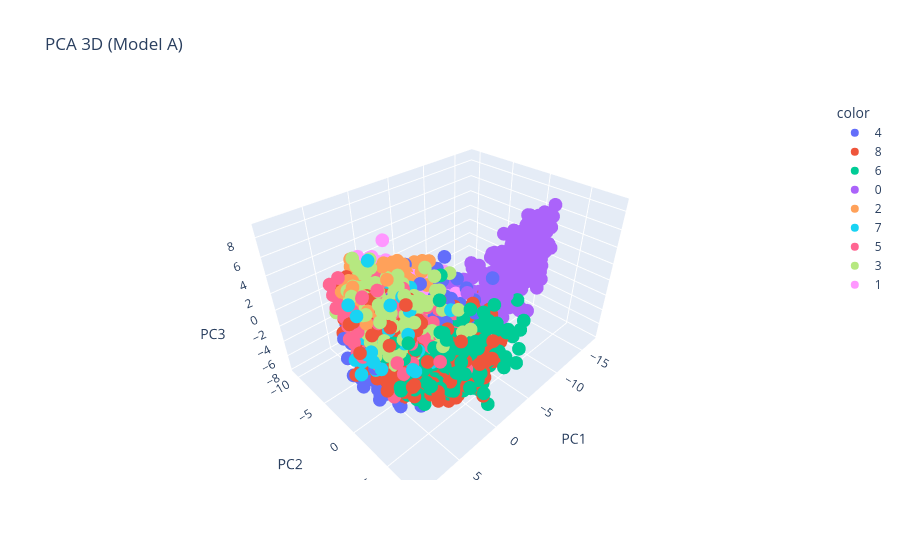
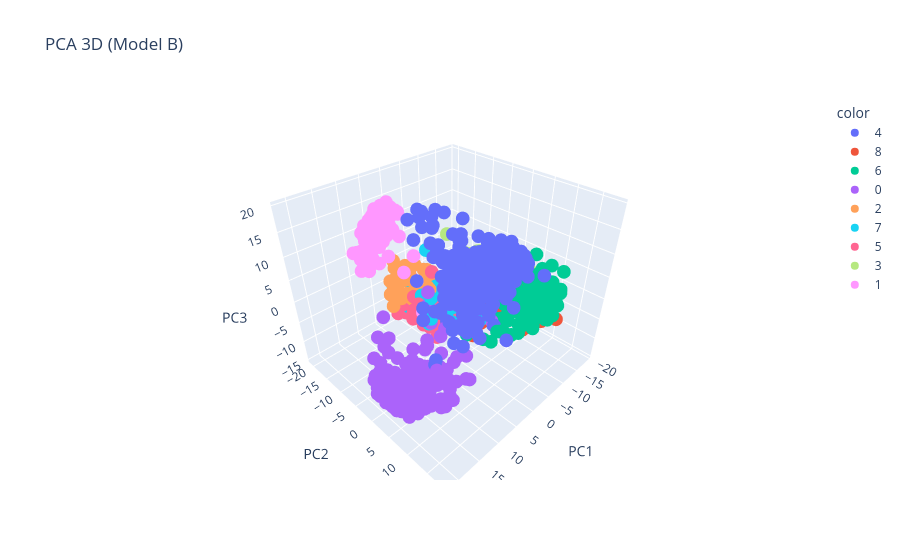

The cell these charts' notebook holds for them, in order:
### Code cell
# Model A
emb_A, labels_A = extract_embeddings(model_A, dataset)
result_A = analyze_embeddings(emb_A, labels_A, labels, model_name="Model A")

### Figure 1 — Plotly figure (JSON) as saved in the notebook; plotly's stock layout.template omitted (floating-point values rounded to 4 significant figures; data arrays with more than 128 entries replaced by an {"elided": "..."} marker saying what was removed)
{"data": [{"hovertemplate": "color=4<br>PC1=%{x}<br>PC2=%{y}<br>PC3=%{z}<extra></extra>", "legendgroup": "4", "marker": {"color": "#636efa", "symbol": "circle"}, "mode": "markers", "name": "4", "scene": "scene", "showlegend": true, "type": "scatter3d", "x": {"elided": "320 float values"}, "y": {"elided": "320 float values"}, "z": {"elided": "320 float values"}}, {"hovertemplate": "color=8<br>PC1=%{x}<br>PC2=%{y}<br>PC3=%{z}<extra></extra>", "legendgroup": "8", "marker": {"color": "#EF553B", "symbol": "circle"}, "mode": "markers", "name": "8", "scene": "scene", "showlegend": true, "type": "scatter3d", "x": {"elided": "377 float values"}, "y": {"elided": "377 float values"}, "z": {"elided": "377 float values"}}, {"hovertemplate": "color=6<br>PC1=%{x}<br>PC2=%{y}<br>PC3=%{z}<extra></extra>", "legendgroup": "6", "marker": {"color": "#00cc96", "symbol": "circle"}, "mode": "markers", "name": "6", "scene": "scene", "showlegend": true, "type": "scatter3d", "x": {"elided": "235 float values"}, "y": {"elided": "235 float values"}, "z": {"elided": "235 float values"}}, {"hovertemplate": "color=0<br>PC1=%{x}<br>PC2=%{y}<br>PC3=%{z}<extra></extra>", "legendgroup": "0", "marker": {"color": "#ab63fa", "symbol": "circle"}, "mode": "markers", "name": "0", "scene": "scene", "showlegend": true, "type": "scatter3d", "x": {"elided": "406 float values"}, "y": {"elided": "406 float values"}, "z": {"elided": "406 float values"}}, {"hovertemplate": "color=2<br>PC1=%{x}<br>PC2=%{y}<br>PC3=%{z}<extra></extra>", "legendgroup": "2", "marker": {"color": "#FFA15A", "symbol": "circle"}, "mode": "markers", "name": "2", "scene": "scene", "showlegend": true, "type": "scatter3d", "x": [-1.047, -3.957, 6.587, 6.573, -0.7956, -3.147, 6.652, 7.576, 7.015, 7.57, 0.4316, 6.793, -2.116, -3.347, 6.948, -1.99, 0.4217, -0.3608, 7.36, 5.496, 6.079, 0.09367, 7.304, 6.162, 0.1475, 0.2134, -0.8517, 1.753, 7.317, 5.56, -0.6936, 7.613, 4.236, -2.331, -2.067, 5.347, 4.878, -1.214, -3.336, 6.13, -1.046, 6.084, -0.1983, -4.432, -1.459, 0.1612, -2.784, -4.49, 5.585, 6.767, 6.918, -1.159, 6.835, 7.534, 7.333, 6.853, -1.916, 0.3785, 5.96, -1.397, 2.426, 2.551, -0.6983, 7.704, 6.438, 7.759, 7.284, -1.133, -4.185, 0.07694, 6.374, -2.432, -1.144, -2.68, 4.565, 7.345, 7.522, -3.011, 5.335, 6.008, 6.797, 0.6336, -2.271, -1.424, 7.499], "y": [-6.506, -6.54, 0.5543, -0.5362, -5.964, -4.294, -2.277, -0.2748, -3.273, 0.9845, -3.972, -1.518, -6.602, -7.158, -2.156, -6.161, -5.538, -2.976, -1.693, -2.774, 1.715, -4.66, 1.0, -3.51, -4.264, -2.908, -5.432, -3.822, -1.589, 1.505, -6.271, -0.726, -5.659, -5.95, -4.986, -3.224, -2.075, -6.72, -4.716, -2.915, -5.987, -1.547, -6.86, -0.2861, -6.63, -3.753, -3.326, -6.647, -3.143, 1.328, -1.436, -7.208, -1.999, -0.4748, -0.6858, -3.622, -7.181, -5.687, 1.049, -6.106, -3.413, -2.536, -5.867, -0.7776, -1.527, -2.131, -1.948, -5.681, -4.449, -2.507, -2.84, -6.578, -5.02, -6.433, -0.3713, -0.5888, -2.175, -6.017, -5.687, -2.768, -0.5354, -4.343, -6.923, -5.757, 0.05763], "z": [2.833, 1.584, 1.419, 2.841, 2.954, 3.07, 3.02, 5.786, 2.55, 4.19, 2.8, 6.693, 0.6074, -0.5834, 6.198, 1.221, 1.548, 2.032, 5.472, 4.396, 5.098, 3.078, 5.275, 4.319, 3.4, -0.2116, 3.59, 3.305, 1.924, 7.675, 1.47, 6.26, 5.845, 0.6085, 0.861, 4.486, -0.9252, 1.649, 1.471, 6.08, 2.466, 6.238, 2.957, -1.136, 0.9695, 1.954, 0.7521, -0.05632, 6.839, 5.113, 3.325, 1.733, 6.509, 4.963, 6.757, 4.004, 0.6306, 2.465, 3.671, -0.8854, 4.434, 0.2002, 1.131, 5.122, 6.51, 4.696, 5.513, 1.951, 2.523, 0.431, 2.097, 1.96, 1.152, 0.8944, 7.581, 2.265, 5.673, -0.5104, 4.233, 7.183, 5.847, 1.568, -0.2171, -0.7906, 4.435]}, {"hovertemplate": "color=7<br>PC1=%{x}<br>PC2=%{y}<br>PC3=%{z}<extra></extra>", "legendgroup": "7", "marker": {"color": "#19d3f3", "symbol": "circle"}, "mode": "markers", "name": "7", "scene": "scene", "showlegend": true, "type": "scatter3d", "x": [4.282, 3.772, 7.315, 4.923, 5.18, 7.852, 3.473, 4.542, 1.555, 0.9269, 8.813, 7.009, 6.646, 6.275, 4.301, 5.999, 5.889, 2.541, 5.489, 4.298, 5.965, 3.424, 1.156, 3.158, 5.2, 5.148, 2.794, 1.556, 5.556, 7.526, 2.516, 7.594, 6.694, 6.176, 0.5889, 2.941, 5.078, 8.261, 8.33, 3.182, 3.079, 6.235, 3.588, 8.147, 2.597, 5.863, 7.06, 4.88, 8.286, 4.968, 6.378, 5.576, 0.6678, 4.071, 3.06, 5.748, 1.865, 1.968, 7.641, 6.324, 5.998, 4.198, -3.196, 6.904, 3.877, 7.055, 2.567, 2.562, 8.103, 2.712, 6.238, 7.691, 7.944, 0.9835, 4.899, 8.551, 3.764, 5.227, 6.504, 0.8192, 2.063, 2.296, 4.652, 6.199, 7.121, 7.118, 6.785, 6.791, 7.701, 8.838, 2.092, 6.026, 6.318, 7.49, 6.061, 5.314, 4.155, 7.769, 1.437, 7.461, 4.024, 4.968, 6.812, 5.043, 6.226, 6.385, 5.69, 8.786, 4.788, 8.201, 2.462, 4.863, -0.1988, 3.218, 3.229, 1.703, 5.947, 5.048, 2.294, 6.011, 0.4746, 6.651], "y": [-4.445, -4.163, 0.4268, -0.1447, 0.8988, 0.8275, 0.1217, 0.09098, 1.459, -5.808, 1.78, 0.853, 0.02515, 4.856, -2.513, 2.368, 1.576, -4.712, 0.7902, -2.887, -0.4102, -1.23, -1.335, -3.5, 2.768, -2.771, -1.718, -1.984, 0.2754, 1.391, -5.793, -0.4899, 3.205, -2.314, -4.434, -4.329, -1.489, 1.617, 3.517, 3.671, 0.5903, 1.071, -2.442, 0.5056, -3.371, 4.043, 0.6613, 3.183, 2.289, 0.3018, 2.247, 1.437, -4.911, 2.389, 0.6846, 1.385, -2.572, -0.5932, 1.601, 1.074, 3.654, -1.861, -5.61, 0.6199, -2.311, -0.8225, -3.673, -2.268, -1.282, -2.495, 2.619, -0.7434, -0.5782, -5.658, 0.2363, 0.3523, -0.5173, -1.891, -1.86, -4.563, 4.843, -2.49, -1.957, 2.148, 1.231, 1.625, 1.756, -1.281, -0.2239, 0.6197, -3.538, 0.6737, -1.604, -1.164, 2.811, 1.751, 2.451, 0.4959, -4.412, 0.7196, -0.633, 1.769, -0.1158, -2.616, -2.138, -0.6433, -2.344, 1.129, 0.01577, 2.255, 0.4633, -4.663, -2.657, -3.858, -1.432, 1.401, -0.2361, 4.196, -2.855, 4.849, 3.388, -0.2179], "z": [-2.908, -2.117, -0.2409, 1.599, 3.445, 2.693, 0.5707, 0.1299, -3.14, -2.422, 6.066, -0.1076, 2.73, 0.8932, -3.617, -1.566, 1.67, -0.8675, -0.3, -1.363, 2.557, -1.087, -1.276, -2.127, 6.505, -1.251, -0.8078, -1.657, -1.697, 0.846, -1.783, 1.343, 6.719, 5.354, -3.379, -0.4479, 1.742, 1.714, 1.463, -1.201, 2.843, 2.402, -2.332, 0.1121, -0.2518, 3.855, 0.7608, 5.193, 2.446, 1.429, 3.494, 1.709, -4.201, 0.3329, 0.03348, -1.194, 0.1426, 0.9791, -0.4632, -0.8506, 2.774, -5.473, -0.3754, -0.2345, -0.9646, 1.148, -3.15, 0.06209, 4.167, 4.183, -1.202, 2.614, 2.063, -0.9932, 1.493, 6.207, -2.649, 2.218, 1.894, -3.297, -0.6701, 2.396, -0.05964, -1.35, 2.724, 2.689, 1.776, -0.7513, -0.2175, 0.8421, 2.026, 1.129, -2.681, 0.407, 0.3298, -2.445, -2.345, -0.1873, -2.655, -0.4911, 1.617, 1.842, -0.07645, -2.339, 2.96, -1.274, -3.748, -0.5139, 1.308, 1.295, 4.893, -1.042, 0.6658, -2.402, -2.517, -4.644, 8.798, 1.741, -1.708, 0.5251, 2.973, 1.311]}, {"hovertemplate": "color=5<br>PC1=%{x}<br>PC2=%{y}<br>PC3=%{z}<extra></extra>", "legendgroup": "5", "marker": {"color": "#FF6692", "symbol": "circle"}, "mode": "markers", "name": "5", "scene": "scene", "showlegend": true, "type": "scatter3d", "x": {"elided": "164 float values"}, "y": {"elided": "164 float values"}, "z": {"elided": "164 float values"}}, {"hovertemplate": "color=3<br>PC1=%{x}<br>PC2=%{y}<br>PC3=%{z}<extra></extra>", "legendgroup": "3", "marker": {"color": "#B6E880", "symbol": "circle"}, "mode": "markers", "name": "3", "scene": "scene", "showlegend": true, "type": "scatter3d", "x": {"elided": "197 float values"}, "y": {"elided": "197 float values"}, "z": {"elided": "197 float values"}}, {"hovertemplate": "color=1<br>PC1=%{x}<br>PC2=%{y}<br>PC3=%{z}<extra></extra>", "legendgroup": "1", "marker": {"color": "#FF97FF", "symbol": "circle"}, "mode": "markers", "name": "1", "scene": "scene", "showlegend": true, "type": "scatter3d", "x": {"elided": "248 float values"}, "y": {"elided": "248 float values"}, "z": {"elided": "248 float values"}}], "layout": {"legend": {"title": {"text": "color"}, "tracegroupgap": 0}, "scene": {"domain": {"x": [0, 1], "y": [0, 1]}, "xaxis": {"title": {"text": "PC1"}}, "yaxis": {"title": {"text": "PC2"}}, "zaxis": {"title": {"text": "PC3"}}}, "title": {"text": "PCA 3D (Model A)"}}}

### Figure 2 — Plotly figure (JSON) as saved in the notebook; plotly's stock layout.template omitted (floating-point values rounded to 4 significant figures; data arrays with more than 128 entries replaced by an {"elided": "..."} marker saying what was removed)
{"data": [{"hovertemplate": "color=4<br>PC1=%{x}<br>PC2=%{y}<br>PC3=%{z}<extra></extra>", "legendgroup": "4", "marker": {"color": "#636efa", "symbol": "circle"}, "mode": "markers", "name": "4", "scene": "scene", "showlegend": true, "type": "scatter3d", "x": {"elided": "320 float values"}, "y": {"elided": "320 float values"}, "z": {"elided": "320 float values"}}, {"hovertemplate": "color=8<br>PC1=%{x}<br>PC2=%{y}<br>PC3=%{z}<extra></extra>", "legendgroup": "8", "marker": {"color": "#EF553B", "symbol": "circle"}, "mode": "markers", "name": "8", "scene": "scene", "showlegend": true, "type": "scatter3d", "x": {"elided": "377 float values"}, "y": {"elided": "377 float values"}, "z": {"elided": "377 float values"}}, {"hovertemplate": "color=6<br>PC1=%{x}<br>PC2=%{y}<br>PC3=%{z}<extra></extra>", "legendgroup": "6", "marker": {"color": "#00cc96", "symbol": "circle"}, "mode": "markers", "name": "6", "scene": "scene", "showlegend": true, "type": "scatter3d", "x": {"elided": "235 float values"}, "y": {"elided": "235 float values"}, "z": {"elided": "235 float values"}}, {"hovertemplate": "color=0<br>PC1=%{x}<br>PC2=%{y}<br>PC3=%{z}<extra></extra>", "legendgroup": "0", "marker": {"color": "#ab63fa", "symbol": "circle"}, "mode": "markers", "name": "0", "scene": "scene", "showlegend": true, "type": "scatter3d", "x": {"elided": "406 float values"}, "y": {"elided": "406 float values"}, "z": {"elided": "406 float values"}}, {"hovertemplate": "color=2<br>PC1=%{x}<br>PC2=%{y}<br>PC3=%{z}<extra></extra>", "legendgroup": "2", "marker": {"color": "#FFA15A", "symbol": "circle"}, "mode": "markers", "name": "2", "scene": "scene", "showlegend": true, "type": "scatter3d", "x": [1.549, 3.549, -2.901, -5.035, -0.1642, 0.6226, -2.64, -7.405, -3.393, -8.051, -0.9122, -4.077, 1.431, 5.81, -8.674, 0.3622, -1.223, -3.66, -11.66, 2.671, -5.378, -1.185, -7.277, -4.401, -0.9172, -2.58, 0.246, -1.345, -3.519, -0.1034, 0.5744, -5.246, -1.594, 1.874, -2.089, -2.499, -3.025, 0.9652, 1.889, -4.808, -0.07595, -0.7095, -1.045, 2.433, 1.85, 3.696, 2.177, 4.547, -2.672, -3.867, -7.533, -0.3088, -4.363, -7.715, -1.875, -4.053, 0.2141, -1.089, -5.039, -0.3521, -3.623, -6.87, -1.724, -11.66, 1.786, -10.91, -5.226, -0.9966, 5.695, 2.645, -8.838, 1.374, -0.002475, -0.3987, -3.515, -11.29, -6.952, 6.314, -1.53, -7.265, -10.88, -0.6675, 1.475, 3.78, 2.058], "y": [-14.02, -14.5, -13.57, -13.13, -12.3, -7.744, -12.67, -12.19, -12.22, -10.21, -10.09, -15.75, -13.64, -12.79, -12.37, -14.11, -10.99, -7.744, -9.462, -13.11, -15.66, -11.24, -12.43, -14.03, -12.2, -10.96, -11.13, -9.367, -13.37, -11.85, -14.57, -14.15, -16.33, -15.33, -12.44, -13.54, -10.1, -14.42, -12.07, -11.13, -12.31, -14.8, -10.69, -11.24, -17.54, -13.23, -13.26, -15.48, -16.9, -9.906, -9.777, -13.2, -13.1, -11.82, -12.42, -12.16, -14.45, -10.73, -10.1, -14.95, -10.04, -4.166, -10.12, -5.93, -12.73, -6.716, -14.04, -10.45, -14.19, -11.18, -7.443, -14.1, -13.38, -13.28, -13.79, -10.9, -12.65, -12.67, -13.63, -11.65, -11.44, -8.198, -17.8, -14.55, -12.95], "z": [2.328, -2.698, -9.927, -8.213, -3.966, -0.9518, -9.728, -7.01, -4.909, -5.264, -2.235, -7.49, 0.5361, -0.6572, -4.689, -1.84, -6.631, -4.221, -5.479, -6.185, -5.729, -5.991, -6.216, -1.356, -1.939, -3.596, -2.591, -6.944, -5.668, -8.126, -1.232, -5.871, -3.931, -0.01481, 0.4545, -7.609, -3.496, -1.845, 0.04987, -4.043, -4.294, -5.164, -4.877, -2.557, 2.119, -4.435, -0.01202, -0.7726, -7.469, -7.46, -7.084, -3.643, -5.574, -8.333, -2.177, -3.619, -0.1249, -5.245, -8.47, -1.801, -3.771, 1.404, -6.33, -7.26, -3.472, -6.83, -8.735, -4.389, -2.917, -3.913, -5.198, -1.146, -5.963, 2.033, -7.067, -7.561, -7.526, -4.77, -7.751, -4.827, -5.293, -4.023, 0.02969, -0.05552, -5.17]}, {"hovertemplate": "color=7<br>PC1=%{x}<br>PC2=%{y}<br>PC3=%{z}<extra></extra>", "legendgroup": "7", "marker": {"color": "#19d3f3", "symbol": "circle"}, "mode": "markers", "name": "7", "scene": "scene", "showlegend": true, "type": "scatter3d", "x": [-6.842, -6.34, -1.951, -9.488, -2.536, -4.947, -0.9294, 3.421, 3.889, 1.626, -8.622, -13.29, -6.384, -11.4, -0.9945, -4.038, -16.77, 0.01012, -3.357, 0.8705, -2.27, -2.447, -5.867, -0.8097, -5.953, -11.29, -5.879, 2.691, 6.906, -2.726, 0.9876, -5.726, -2.677, 0.5151, -1.017, -5.554, -1.803, -12.62, -14.98, -7.148, -3.336, -7.186, -3.82, -12.13, -0.9601, -6.828, -11.85, -4.99, -14.52, -4.002, -2.342, -8.323, -4.088, -15.5, -5.498, -12.48, -6.134, -3.568, -7.112, -11.49, -12.35, 2.567, -5.356, -15.78, -1.001, -1.96, 0.9561, -3.989, -5.515, -3.559, -5.728, -11.98, -5.394, 3.526, -9.557, -14.4, -4.341, -0.3913, -4.507, 1.217, -16.34, -1.325, -5.869, -9.225, -7.33, -7.148, -12.12, -6.098, 4.909, -8.184, 1.835, -16.95, -10.64, -7.781, -2.187, -3.989, -7.313, -14.38, -5.696, -1.582, 1.645, -3.995, -5.504, -2.33, -4.31, -8.747, -8.965, -8.223, -2.816, -10.26, -2.204, -3.219, -4.926, -2.512, -2.752, -4.705, -5.364, -14.7, 4.773, -12.8, -2.315, -10.69], "y": [-10.93, -3.554, -11.66, -6.956, -9.655, -9.754, -12.79, -6.059, 1.874, -12.08, -7.431, -6.345, -5.559, -12.6, -3.103, -6.101, -2.036, -13.26, -6.214, -9.709, -7.512, -5.578, -1.986, -8.25, -6.843, -3.271, -6.703, -12.36, -0.5652, -8.884, -13.8, -3.944, -7.131, -7.905, -6.744, -10.09, -6.064, -3.186, -7.326, -7.751, -5.787, -8.471, -3.043, -0.2644, -3.88, -5.533, -9.412, 0.05376, 1.059, -7.157, 0.9767, 0.9399, -7.643, -2.347, -6.082, -10.28, -9.296, -3.581, 9.915, -6.351, -7.087, 7.493, -15.23, -1.162, -4.57, -8.433, -7.995, 1.225, -1.868, -9.411, -5.13, -9.261, -3.348, -15.98, -4.221, -5.825, -12.39, -2.42, -2.981, -12.01, -0.483, -4.993, -0.3897, -9.46, -4.356, 2.09, -4.157, -4.884, -3.451, -2.949, -13.48, 3.092, -2.672, -7.859, 4.663, -5.124, -8.55, -4.912, -6.468, -8.205, -9.112, -11.78, -8.038, 0.3287, -2.411, -6.144, -6.415, -8.152, -9.211, -8.317, -7.041, -12.06, -6.161, -9.204, -1.468, -3.367, -5.123, 2.626, -2.75, -6.366, -0.4049, 0.8431], "z": [-5.309, 4.122, -7.771, -7.81, -3.755, -9.698, -5.121, -5.371, 1.409, -7.335, -5.235, -7.266, -3.993, -7.16, -7.661, -7.412, -8.818, -7.392, -7.2, -7.621, -6.419, -3.725, -5.345, -9.717, -5.159, -6.107, -8.506, -6.575, -0.8954, -12.79, -1.387, -4.86, -3.373, -6.723, -2.766, -4.886, -3.341, -5.648, -8.979, -9.763, -3.346, -6.436, -3.627, -2.831, -4.845, -2.044, -6.803, -0.3109, -3.919, -6.141, -2.169, -3.204, -2.648, -6.234, -7.558, -11.57, -7.25, -1.257, 3.398, -7.316, -5.599, 0.7944, 2.69, -9.081, -4.62, -9.912, -5.748, -3.136, -2.188, -5.282, -5.85, -6.38, -2.384, -2.534, -4.123, -9.797, -7.802, -2.89, -4.337, -4.078, -7.064, -4.924, -0.1329, -8.359, -2.279, -0.8447, -4.719, -9.015, -4.898, -0.5031, -6.925, -4.679, -8.968, -5.305, 6.001, -4.832, -12.01, -10.35, -5.21, -8.456, -2.612, -4.683, -9.17, -5.447, -3.468, -12.15, -4.178, -9.134, -5.581, -7.767, -2.954, -9.494, -4.531, -2.428, -4.85, -9.001, -2.553, -2.957, 1.587, -6.765, -6.848, -5.624]}, {"hovertemplate": "color=5<br>PC1=%{x}<br>PC2=%{y}<br>PC3=%{z}<extra></extra>", "legendgroup": "5", "marker": {"color": "#FF6692", "symbol": "circle"}, "mode": "markers", "name": "5", "scene": "scene", "showlegend": true, "type": "scatter3d", "x": {"elided": "164 float values"}, "y": {"elided": "164 float values"}, "z": {"elided": "164 float values"}}, {"hovertemplate": "color=3<br>PC1=%{x}<br>PC2=%{y}<br>PC3=%{z}<extra></extra>", "legendgroup": "3", "marker": {"color": "#B6E880", "symbol": "circle"}, "mode": "markers", "name": "3", "scene": "scene", "showlegend": true, "type": "scatter3d", "x": {"elided": "197 float values"}, "y": {"elided": "197 float values"}, "z": {"elided": "197 float values"}}, {"hovertemplate": "color=1<br>PC1=%{x}<br>PC2=%{y}<br>PC3=%{z}<extra></extra>", "legendgroup": "1", "marker": {"color": "#FF97FF", "symbol": "circle"}, "mode": "markers", "name": "1", "scene": "scene", "showlegend": true, "type": "scatter3d", "x": {"elided": "248 float values"}, "y": {"elided": "248 float values"}, "z": {"elided": "248 float values"}}], "layout": {"legend": {"title": {"text": "color"}, "tracegroupgap": 0}, "scene": {"domain": {"x": [0, 1], "y": [0, 1]}, "xaxis": {"title": {"text": "PC1"}}, "yaxis": {"title": {"text": "PC2"}}, "zaxis": {"title": {"text": "PC3"}}}, "title": {"text": "PCA 3D (Model B)"}}}
